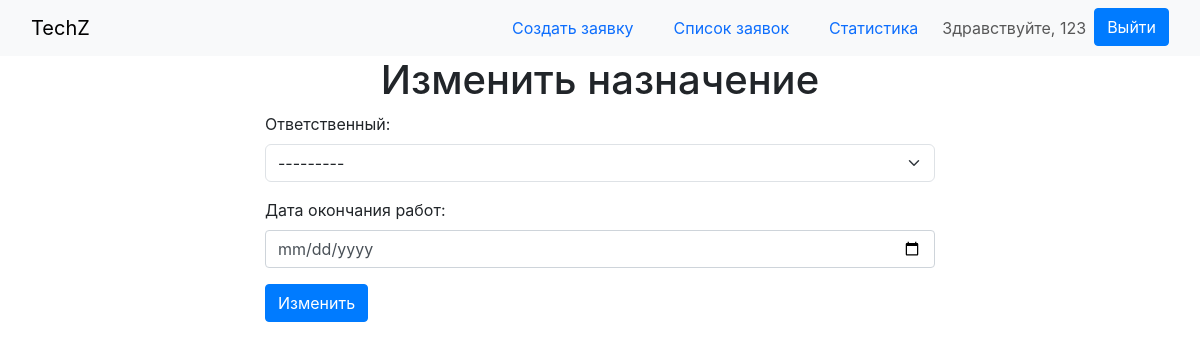
The app's page /tech/requests/11/assign_work/ (signed in), older data.
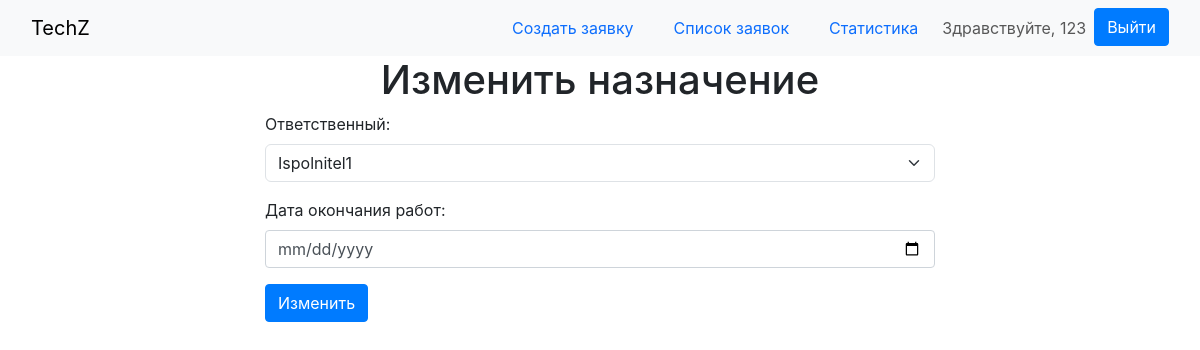
The same page, newer data.
### tech/models.py (models this page shows, shortened)
class WorkAssignment(models.Model):
    request = models.OneToOneField(Request, on_delete=models.CASCADE, verbose_name='Заявка')
    assigned_to = models.ForeignKey(UserProfile, limit_choices_to={'role': 'ispolnitel'}, on_delete=models.CASCADE,
                                    verbose_name='Исполнитель')
    completion_date = models.DateField(null=True, blank=True, verbose_name='Дата завершения')
    class Meta:
        verbose_name = 'Работа по заявке'
        verbose_name_plural = 'Работы по заявкам'

### tech/views.py (the view)
# urls.py: path('requests/<int:pk>/assign_work/', views.assign_work, name='assign_work'),
@login_required(login_url='login')
@user_passes_test(is_admin, login_url='login')
def assign_work(request, pk):
    request_obj = get_object_or_404(Request, pk=pk)
    try:
        work_assignment = request_obj.workassignment
    except WorkAssignment.DoesNotExist:
        work_assignment = WorkAssignment(request=request_obj)
    if request.method == 'POST':
        form = WorkAssignmentForm(request.POST, instance=work_assignment)
        if form.is_valid():
            form.save()
            return HttpResponseRedirect(request_obj.get_absolute_url())
    else:
        form = WorkAssignmentForm(instance=work_assignment)
    return render(request, 'assign_work.html', {'form': form, 'request_obj': request_obj})

### tech/forms.py (shortened to what this page needs)
class WorkAssignmentForm(forms.ModelForm):
    assigned_to = forms.ModelChoiceField(
        queryset=UserProfile.objects.filter(role='ispolnitel'),
        label='Ответственный:',
        widget=forms.Select(attrs={'class': 'form-select'})
    )
    completion_date = forms.DateField(
        widget=DateInput(attrs={'class': 'form-control', 'type': 'date'}),
        label='Дата окончания работ:'
    )
    class Meta:
        model = WorkAssignment
        fields = ['assigned_to', 'completion_date', ]

### tech/models.py (called while the page is built)
    def __str__(self):
        return self.user.username

### tech/views.py (called while the page is built)
def is_admin(user):
    return user.is_authenticated and user.userprofile.role == 'admin'

### templates/assign_work.html (shortened to what this page needs)
{% extends 'base.html' %}
{% block content %}
    <h1 class="text-center">
        {% if request_obj.workassignment %}
            Изменить назначение
        {% else %}
            Назначить
        {% endif %}
    </h1>
    <form method="post" action="">
        {{ form.as_p }}
        <input type="submit" class="btn btn-primary" value="{% if request_obj.workassignment %}Изменить{% else %}Назначить{% endif %}">
    </form>
{% endblock %}

Row changes from the older to the newer data that the page shows:
added WorkAssignment: assigned_to "Ispolnitel1"
Text that changed along with them:
form field assigned_to: "---------" → (not shown)
